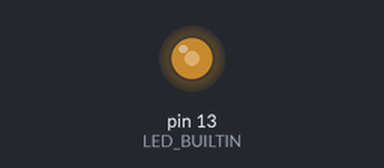
A sketch run on a simulated Arduino Uno, built with avr-gcc and run on an emulated ATmega328P. Parts: output pins drawn as LEDs (lit = HIGH).

Above: at 0.1 s.
Timing chart, 0 to 1.6 s (numbered marks = the images above):
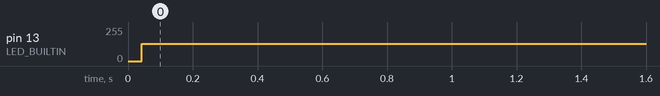

Measured:
- by itself, pin 13 (LED_BUILTIN): 0/255 → 128/255 at 0.04 s

The sketch:

Delaymicroseconds_function.ino
```cpp
void setup() {
  pinMode(LED_BUILTIN, OUTPUT);
}

void loop() {
  digitalWrite(LED_BUILTIN, HIGH);
  delayMicroseconds(500);
  digitalWrite(LED_BUILTIN, LOW);
  delayMicroseconds(500);
}
```
